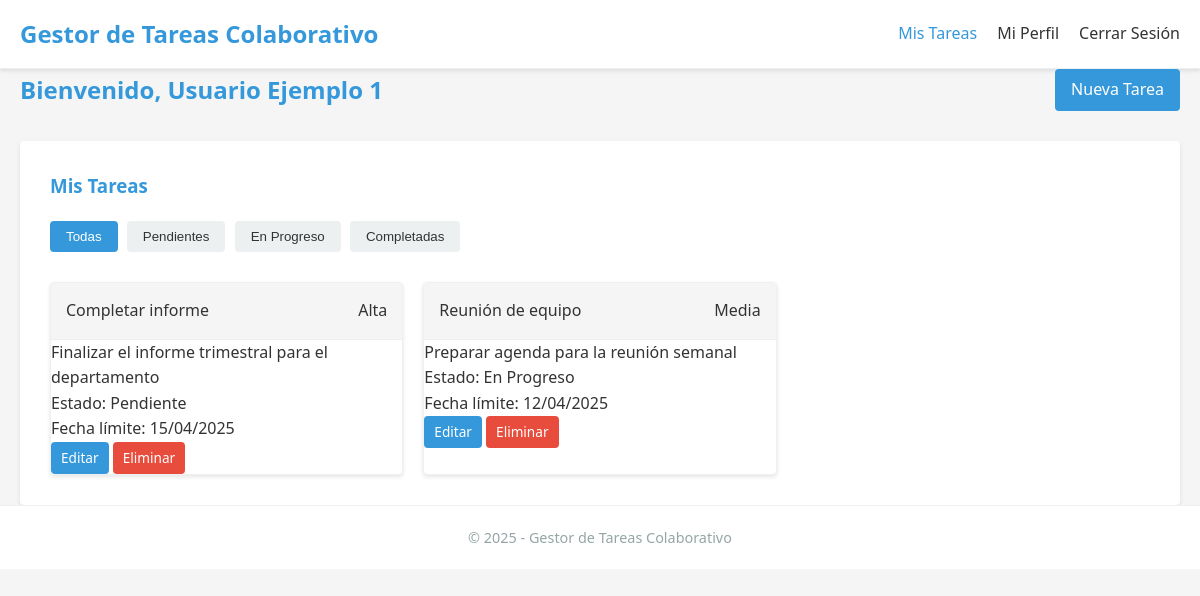
Page /dashboard.php (signed in) on the committed database.
### tables this page shows
CREATE TABLE IF NOT EXISTS tareas (
    id INT AUTO_INCREMENT PRIMARY KEY,
    usuario_id INT NOT NULL,
    titulo VARCHAR(100) NOT NULL,
    descripcion TEXT,
    estado ENUM('pendiente', 'en_progreso', 'completada') NOT NULL DEFAULT 'pendiente',
    prioridad ENUM('baja', 'media', 'alta') NOT NULL DEFAULT 'media',
    fecha_creacion DATETIME NOT NULL DEFAULT CURRENT_TIMESTAMP,
    fecha_limite DATE,
    FOREIGN KEY (usuario_id) REFERENCES usuarios(id) ON DELETE CASCADE
);

### www/dashboard.php (the view, shortened to what this page needs)
<?php
$usuario_id = $_SESSION['usuario_id'];
$usuario_nombre = $_SESSION['usuario_nombre'];
$conexion = conectarDB();
$stmt = $conexion->prepare("SELECT id, titulo, descripcion, estado, prioridad, fecha_creacion, fecha_limite FROM tareas WHERE usuario_id = ? ORDER BY fecha_creacion DESC");
$stmt->execute([$usuario_id]);
$tareas = $stmt->fetchAll();
?>
<!DOCTYPE html>
<html lang="es">
<head>
    <link rel="stylesheet" href="css/styles.css">
</head>
<body>
    <header>
        <div class="container">
            <h1><?php echo SITE_NAME; ?></h1>
            <nav>
                <ul>
                    <li><a href="dashboard.php" class="active">Mis Tareas</a></li>
                    <li><a href="perfil.php">Mi Perfil</a></li>
                    <li><a href="logout.php">Cerrar Sesión</a></li>
                </ul>
            </nav>
        </div>
    </header>
    <main class="container">
        <div class="dashboard-header">
            <h2>Bienvenido, <?php echo htmlspecialchars($usuario_nombre); ?></h2>
            <a href="tarea-nueva.php" class="btn btn-primary">Nueva Tarea</a>
        </div>
        <section class="tareas-container">
            <h3>Mis Tareas</h3>
            <div class="filtros">
                <button class="btn btn-filter active" data-filter="todas">Todas</button>
                <button class="btn btn-filter" data-filter="pendiente">Pendientes</button>
                <button class="btn btn-filter" data-filter="en_progreso">En Progreso</button>
                <button class="btn btn-filter" data-filter="completada">Completadas</button>
            </div>
            <?php if (empty($tareas)): ?>
                <div class="no-tareas">
                    <p>No tienes tareas pendientes. ¡Crea una nueva tarea!</p>
                </div>
            <?php else: ?>
                <div class="tareas-list">
                    <?php foreach ($tareas as $tarea): ?>
                        <div class="tarea-card" data-estado="<?php echo $tarea['estado']; ?>">
                            <div class="tarea-header">
                                <h4><?php echo htmlspecialchars($tarea['titulo']); ?></h4>
                                <span class="prioridad prioridad-<?php echo $tarea['prioridad']; ?>">
                                    <?php echo ucfirst($tarea['prioridad']); ?>
                                </span>
                            </div>
                            <div class="tarea-content">
                                <p><?php echo htmlspecialchars($tarea['descripcion']); ?></p>
                            </div>
                            <div class="tarea-footer">
                                <div class="tarea-estado">
                                    Estado: <span class="estado estado-<?php echo $tarea['estado']; ?>">
                                        <?php
                                            $estados = [
                                                'pendiente' => 'Pendiente',
                                                'en_progreso' => 'En Progreso',
                                                'completada' => 'Completada'
                                            ];
                                            echo $estados[$tarea['estado']];
                                        ?>
                                    </span>
                                </div>
                                <?php if (!empty($tarea['fecha_limite'])): ?>
                                    <div class="tarea-fecha">
                                        Fecha límite: <?php echo date('d/m/Y', strtotime($tarea['fecha_limite'])); ?>
                                    </div>
                                <?php endif; ?>
                                <div class="tarea-acciones">
                                    <a href="tarea-editar.php?id=<?php echo $tarea['id']; ?>" class="btn btn-small btn-edit">Editar</a>
                                    <a href="tarea-eliminar.php?id=<?php echo $tarea['id']; ?>" class="btn btn-small btn-delete" data-id="<?php echo $tarea['id']; ?>">Eliminar</a>
                                </div>
                            </div>
                        </div>
                    <?php endforeach; ?>
                </div>
            <?php endif; ?>
        </section>
    </main>
    <footer>
        <div class="container">
            <p>&copy; <?php echo date('Y'); ?> - <?php echo SITE_NAME; ?></p>
        </div>
    </footer>
</body>
</html>

### www/css/styles.css (style rules this page uses)
:root { --primary-color: #3498db; --primary-dark: #2980b9; --secondary-color: #e74c3c; --secondary-dark: #c0392b; --gray-light: #f5f5f5; --gray: #ecf0f1; --gray-dark: #95a5a6; --text-color: #333; --border-radius: 4px; --box-shadow: 0 2px 4px rgba(0, 0, 0, 0.1); --transition: all 0.3s ease; }
* { margin: 0; padding: 0; box-sizing: border-box; }
body { font-family: 'Segoe UI', Tahoma, Geneva, Verdana, sans-serif; line-height: 1.6; color: var(--text-color); background-color: var(--gray-light); }
.container { width: 100%; max-width: 1200px; margin: 0 auto; padding: 0 20px; }
a { color: var(--primary-color); text-decoration: none; transition: var(--transition); }
.btn { display: inline-block; padding: 8px 16px; background-color: var(--primary-color); color: white; border: none; border-radius: var(--border-radius); cursor: pointer; transition: var(--transition); }
.btn-primary { background-color: var(--primary-color); }
.btn-small { padding: 5px 10px; font-size: 0.85em; }
.btn-delete { background-color: var(--secondary-color); }
.btn-filter { background-color: var(--gray); color: var(--text-color); margin-right: 5px; margin-bottom: 10px; }
.btn-filter:hover, .btn-filter.active { background-color: var(--primary-color); color: white; }
header { background-color: white; border-bottom: 1px solid var(--gray); box-shadow: var(--box-shadow); padding: 15px 0; }
header .container { display: flex; justify-content: space-between; align-items: center; }
header h1 { font-size: 1.5em; color: var(--primary-color); }
nav ul { display: flex; list-style: none; }
nav ul li { margin-left: 20px; }
nav ul li a { color: var(--text-color); font-weight: 500; }
nav ul li a:hover, nav ul li a.active { color: var(--primary-color); }
main { padding: 30px 0; }
.dashboard-header { display: flex; justify-content: space-between; align-items: center; margin-bottom: 30px; }
.dashboard-header h2 { color: var(--primary-color); }
.tareas-container { background-color: white; padding: 30px; border-radius: var(--border-radius); box-shadow: var(--box-shadow); }
.tareas-container h3 { margin-bottom: 20px; color: var(--primary-color); }
.filtros { margin-bottom: 20px; }
.tareas-list { display: grid; grid-template-columns: repeat(auto-fill, minmax(300px, 1fr)); gap: 20px; }
.tarea-card { background-color: white; border: 1px solid var(--gray); border-radius: var(--border-radius); box-shadow: var(--box-shadow); transition: var(--transition); overflow: hidden; }
.tarea-header { padding: 15px; background-color: var(--gray-light); border-bottom: 1px solid var(--gray); display: flex; justify-content: space-between; align-items: center; }
.tarea-header h4 { margin: 0; color: var(--text-color); font-weight: 500; }
footer { background-color: white; border-top: 1px solid var(--gray); padding: 20px 0; text-align: center; color: var(--gray-dark); font-size: 0.9em; }

### rows in the picture
tareas: titulo "Completar informe", prioridad "Alta", descripcion "Finalizar el informe trimestral para el departamento", estado "Pendiente", fecha_limite "15/04/2025"
tareas: titulo "Reunión de equipo", prioridad "Media", descripcion "Preparar agenda para la reunión semanal", estado "En Progreso", fecha_limite "12/04/2025"

### other values in the picture
SITE_NAME "Gestor de Tareas Colaborativo"
$usuario_nombre "Usuario Ejemplo 1"
